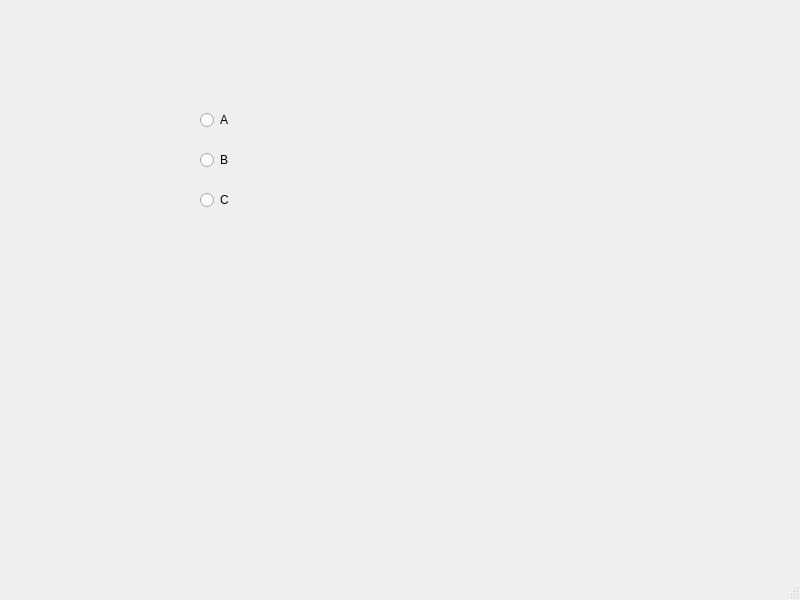
<?xml version="1.0" encoding="UTF-8"?>
<ui version="4.0">
 <class>MainWindow</class>
 <widget class="QMainWindow" name="MainWindow">
  <property name="geometry">
   <rect>
    <x>0</x>
    <y>0</y>
    <width>800</width>
    <height>600</height>
   </rect>
  </property>
  <property name="windowTitle">
   <string>MainWindow</string>
  </property>
  <widget class="QWidget" name="centralwidget">
   <widget class="QRadioButton" name="rb_1">
    <property name="geometry">
     <rect>
      <x>200</x>
      <y>110</y>
      <width>95</width>
      <height>20</height>
     </rect>
    </property>
    <property name="text">
     <string>A</string>
    </property>
   </widget>
   <widget class="QRadioButton" name="rb_2">
    <property name="geometry">
     <rect>
      <x>200</x>
      <y>150</y>
      <width>95</width>
      <height>20</height>
     </rect>
    </property>
    <property name="text">
     <string>B</string>
    </property>
   </widget>
   <widget class="QRadioButton" name="rb_3">
    <property name="geometry">
     <rect>
      <x>200</x>
      <y>190</y>
      <width>95</width>
      <height>20</height>
     </rect>
    </property>
    <property name="text">
     <string>C</string>
    </property>
   </widget>
  </widget>
  <widget class="QMenuBar" name="menubar">
   <property name="geometry">
    <rect>
     <x>0</x>
     <y>0</y>
     <width>800</width>
     <height>26</height>
    </rect>
   </property>
  </widget>
  <widget class="QStatusBar" name="statusbar"/>
 </widget>
 <resources/>
 <connections/>
</ui>
